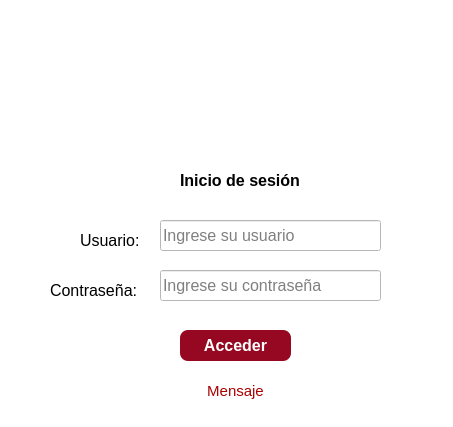
<?xml version="1.0" encoding="UTF-8"?>
<ui version="4.0">
 <class>formLogin</class>
 <widget class="QDialog" name="formLogin">
  <property name="geometry">
   <rect>
    <x>0</x>
    <y>0</y>
    <width>453</width>
    <height>427</height>
   </rect>
  </property>
  <property name="windowTitle">
   <string>Inicio de sesión</string>
  </property>
  <property name="styleSheet">
   <string notr="true">background-color: rgb(255, 255, 255);</string>
  </property>
  <widget class="QLabel" name="label">
   <property name="geometry">
    <rect>
     <x>190</x>
     <y>0</y>
     <width>321</width>
     <height>141</height>
    </rect>
   </property>
   <property name="text">
    <string/>
   </property>
   <property name="pixmap">
    <pixmap>../logo2.jpg</pixmap>
   </property>
   <property name="scaledContents">
    <bool>true</bool>
   </property>
  </widget>
  <widget class="QLabel" name="label_2">
   <property name="geometry">
    <rect>
     <x>0</x>
     <y>0</y>
     <width>231</width>
     <height>141</height>
    </rect>
   </property>
   <property name="text">
    <string/>
   </property>
   <property name="pixmap">
    <pixmap>../logo1.jpg</pixmap>
   </property>
   <property name="scaledContents">
    <bool>true</bool>
   </property>
  </widget>
  <widget class="QLabel" name="label_3">
   <property name="geometry">
    <rect>
     <x>180</x>
     <y>170</y>
     <width>121</width>
     <height>21</height>
    </rect>
   </property>
   <property name="font">
    <font>
     <pointsize>12</pointsize>
     <bold>true</bold>
    </font>
   </property>
   <property name="text">
    <string>Inicio de sesión</string>
   </property>
  </widget>
  <widget class="QLabel" name="label_4">
   <property name="geometry">
    <rect>
     <x>80</x>
     <y>230</y>
     <width>71</width>
     <height>21</height>
    </rect>
   </property>
   <property name="font">
    <font>
     <pointsize>12</pointsize>
     <bold>false</bold>
    </font>
   </property>
   <property name="text">
    <string>Usuario:</string>
   </property>
  </widget>
  <widget class="QLabel" name="label_5">
   <property name="geometry">
    <rect>
     <x>50</x>
     <y>280</y>
     <width>101</width>
     <height>21</height>
    </rect>
   </property>
   <property name="font">
    <font>
     <pointsize>12</pointsize>
     <bold>false</bold>
    </font>
   </property>
   <property name="text">
    <string>Contraseña:</string>
   </property>
  </widget>
  <widget class="QLineEdit" name="txtUser">
   <property name="geometry">
    <rect>
     <x>160</x>
     <y>220</y>
     <width>221</width>
     <height>31</height>
    </rect>
   </property>
   <property name="font">
    <font>
     <pointsize>12</pointsize>
     <bold>false</bold>
    </font>
   </property>
   <property name="placeholderText">
    <string>Ingrese su usuario</string>
   </property>
  </widget>
  <widget class="QLineEdit" name="txtPassword">
   <property name="geometry">
    <rect>
     <x>160</x>
     <y>270</y>
     <width>221</width>
     <height>31</height>
    </rect>
   </property>
   <property name="font">
    <font>
     <pointsize>12</pointsize>
     <bold>false</bold>
    </font>
   </property>
   <property name="echoMode">
    <enum>QLineEdit::Password</enum>
   </property>
   <property name="placeholderText">
    <string>Ingrese su contraseña</string>
   </property>
  </widget>
  <widget class="QPushButton" name="btnAccess">
   <property name="geometry">
    <rect>
     <x>180</x>
     <y>330</y>
     <width>111</width>
     <height>31</height>
    </rect>
   </property>
   <property name="font">
    <font>
     <pointsize>12</pointsize>
     <bold>true</bold>
    </font>
   </property>
   <property name="cursor">
    <cursorShape>PointingHandCursor</cursorShape>
   </property>
   <property name="styleSheet">
    <string notr="true">background-color: rgb(150, 7, 33);
color: rgb(255, 255, 255);
border-radius:8px;</string>
   </property>
   <property name="text">
    <string>Acceder</string>
   </property>
  </widget>
  <widget class="QLabel" name="lblMessage">
   <property name="geometry">
    <rect>
     <x>110</x>
     <y>380</y>
     <width>251</width>
     <height>21</height>
    </rect>
   </property>
   <property name="font">
    <font>
     <pointsize>11</pointsize>
    </font>
   </property>
   <property name="styleSheet">
    <string notr="true">color: rgb(170, 0, 0);</string>
   </property>
   <property name="text">
    <string>Mensaje</string>
   </property>
   <property name="alignment">
    <set>Qt::AlignCenter</set>
   </property>
  </widget>
 </widget>
 <resources>
  <include location="../env310/Lib/site-packages/qt6_applications/Qt/bin/imagenes.qrc"/>
 </resources>
 <connections/>
</ui>
